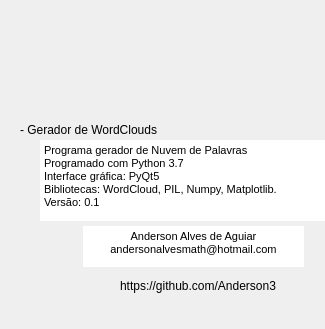
<?xml version="1.0" encoding="UTF-8"?>
<ui version="4.0">
 <class>MainWindow</class>
 <widget class="QMainWindow" name="MainWindow">
  <property name="geometry">
   <rect>
    <x>0</x>
    <y>0</y>
    <width>325</width>
    <height>329</height>
   </rect>
  </property>
  <property name="windowTitle">
   <string>MainWindow</string>
  </property>
  <widget class="QWidget" name="centralwidget">
   <widget class="QLabel" name="label">
    <property name="geometry">
     <rect>
      <x>90</x>
      <y>10</y>
      <width>151</width>
      <height>111</height>
     </rect>
    </property>
    <property name="text">
     <string/>
    </property>
    <property name="pixmap">
     <pixmap>imagens/logo_cloud_info.png</pixmap>
    </property>
    <property name="scaledContents">
     <bool>true</bool>
    </property>
   </widget>
   <widget class="QTextBrowser" name="textBrowser">
    <property name="geometry">
     <rect>
      <x>40</x>
      <y>140</y>
      <width>291</width>
      <height>81</height>
     </rect>
    </property>
    <property name="frameShape">
     <enum>QFrame::NoFrame</enum>
    </property>
    <property name="html">
     <string>&lt;!DOCTYPE HTML PUBLIC &quot;-//W3C//DTD HTML 4.0//EN&quot; &quot;http://www.w3.org/TR/REC-html40/strict.dtd&quot;&gt;
&lt;html&gt;&lt;head&gt;&lt;meta name=&quot;qrichtext&quot; content=&quot;1&quot; /&gt;&lt;style type=&quot;text/css&quot;&gt;
p, li { white-space: pre-wrap; }
&lt;/style&gt;&lt;/head&gt;&lt;body style=&quot; font-family:'MS Shell Dlg 2'; font-size:8.25pt; font-weight:400; font-style:normal;&quot;&gt;
&lt;p style=&quot; margin-top:0px; margin-bottom:0px; margin-left:0px; margin-right:0px; -qt-block-indent:0; text-indent:0px;&quot;&gt;Programa gerador de Nuvem de Palavras&lt;/p&gt;
&lt;p style=&quot; margin-top:0px; margin-bottom:0px; margin-left:0px; margin-right:0px; -qt-block-indent:0; text-indent:0px;&quot;&gt;Programado com Python 3.7&lt;/p&gt;
&lt;p style=&quot; margin-top:0px; margin-bottom:0px; margin-left:0px; margin-right:0px; -qt-block-indent:0; text-indent:0px;&quot;&gt;Interface gráfica: PyQt5&lt;/p&gt;
&lt;p style=&quot; margin-top:0px; margin-bottom:0px; margin-left:0px; margin-right:0px; -qt-block-indent:0; text-indent:0px;&quot;&gt;Bibliotecas: WordCloud, PIL, Numpy, Matplotlib.&lt;/p&gt;
&lt;p style=&quot; margin-top:0px; margin-bottom:0px; margin-left:0px; margin-right:0px; -qt-block-indent:0; text-indent:0px;&quot;&gt;Versão: 0.1&lt;/p&gt;&lt;/body&gt;&lt;/html&gt;</string>
    </property>
   </widget>
   <widget class="QLabel" name="label_2">
    <property name="geometry">
     <rect>
      <x>20</x>
      <y>120</y>
      <width>141</width>
      <height>21</height>
     </rect>
    </property>
    <property name="text">
     <string>&lt;html&gt;&lt;head/&gt;&lt;body&gt;&lt;p&gt;&lt;span style=&quot; font-size:9pt;&quot;&gt;- Gerador de WordClouds &lt;/span&gt;&lt;/p&gt;&lt;/body&gt;&lt;/html&gt;</string>
    </property>
    <property name="textFormat">
     <enum>Qt::AutoText</enum>
    </property>
   </widget>
   <widget class="QLabel" name="label_3">
    <property name="geometry">
     <rect>
      <x>40</x>
      <y>230</y>
      <width>61</width>
      <height>31</height>
     </rect>
    </property>
    <property name="text">
     <string/>
    </property>
    <property name="pixmap">
     <pixmap>imagens/logo_a3_mini.png</pixmap>
    </property>
    <property name="scaledContents">
     <bool>true</bool>
    </property>
   </widget>
   <widget class="QTextBrowser" name="textBrowser_2">
    <property name="geometry">
     <rect>
      <x>83</x>
      <y>226</y>
      <width>221</width>
      <height>41</height>
     </rect>
    </property>
    <property name="frameShape">
     <enum>QFrame::NoFrame</enum>
    </property>
    <property name="html">
     <string>&lt;!DOCTYPE HTML PUBLIC &quot;-//W3C//DTD HTML 4.0//EN&quot; &quot;http://www.w3.org/TR/REC-html40/strict.dtd&quot;&gt;
&lt;html&gt;&lt;head&gt;&lt;meta name=&quot;qrichtext&quot; content=&quot;1&quot; /&gt;&lt;style type=&quot;text/css&quot;&gt;
p, li { white-space: pre-wrap; }
&lt;/style&gt;&lt;/head&gt;&lt;body style=&quot; font-family:'MS Shell Dlg 2'; font-size:8.25pt; font-weight:400; font-style:normal;&quot;&gt;
&lt;p align=&quot;center&quot; style=&quot; margin-top:0px; margin-bottom:0px; margin-left:0px; margin-right:0px; -qt-block-indent:0; text-indent:0px;&quot;&gt;Anderson Alves de Aguiar&lt;/p&gt;
&lt;p align=&quot;center&quot; style=&quot; margin-top:0px; margin-bottom:0px; margin-left:0px; margin-right:0px; -qt-block-indent:0; text-indent:0px;&quot;&gt;andersonalvesmath@hotmail.com&lt;/p&gt;&lt;/body&gt;&lt;/html&gt;</string>
    </property>
   </widget>
   <widget class="QWidget" name="widget" native="true">
    <property name="geometry">
     <rect>
      <x>0</x>
      <y>0</y>
      <width>341</width>
      <height>351</height>
     </rect>
    </property>
    <widget class="QLabel" name="label_5">
     <property name="geometry">
      <rect>
       <x>69</x>
       <y>270</y>
       <width>31</width>
       <height>30</height>
      </rect>
     </property>
     <property name="text">
      <string/>
     </property>
     <property name="pixmap">
      <pixmap>imagens/git_logo.png</pixmap>
     </property>
     <property name="scaledContents">
      <bool>true</bool>
     </property>
    </widget>
   </widget>
   <widget class="QLabel" name="label_4">
    <property name="geometry">
     <rect>
      <x>120</x>
      <y>270</y>
      <width>161</width>
      <height>31</height>
     </rect>
    </property>
    <property name="text">
     <string>https://github.com/Anderson3</string>
    </property>
   </widget>
   <zorder>widget</zorder>
   <zorder>textBrowser</zorder>
   <zorder>label</zorder>
   <zorder>label_2</zorder>
   <zorder>textBrowser_2</zorder>
   <zorder>label_3</zorder>
   <zorder>label_4</zorder>
  </widget>
  <widget class="QMenuBar" name="menubar">
   <property name="geometry">
    <rect>
     <x>0</x>
     <y>0</y>
     <width>325</width>
     <height>21</height>
    </rect>
   </property>
  </widget>
 </widget>
 <resources/>
 <connections/>
</ui>
